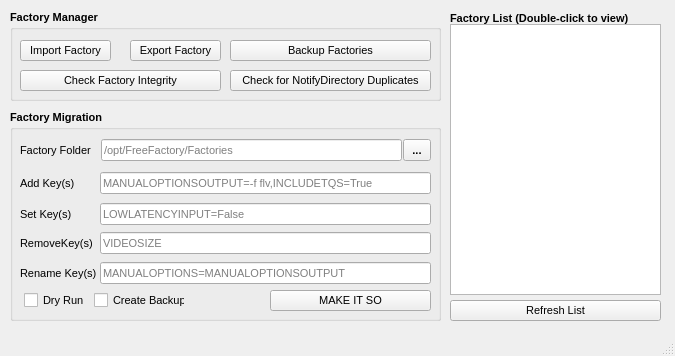
<?xml version="1.0" encoding="UTF-8"?>
<ui version="4.0">
 <class>FactoryTools</class>
 <widget class="QMainWindow" name="FactoryTools">
  <property name="geometry">
   <rect>
    <x>0</x>
    <y>0</y>
    <width>675</width>
    <height>356</height>
   </rect>
  </property>
  <property name="windowTitle">
   <string>FreeFactory Factory Tools by James Hines v0.05</string>
  </property>
  <widget class="QWidget" name="centralwidget">
   <widget class="QGroupBox" name="groupBox">
    <property name="geometry">
     <rect>
      <x>10</x>
      <y>10</y>
      <width>431</width>
      <height>91</height>
     </rect>
    </property>
    <property name="font">
     <font>
      <pointsize>8</pointsize>
      <bold>true</bold>
     </font>
    </property>
    <property name="title">
     <string>Factory Manager</string>
    </property>
    <widget class="QPushButton" name="ExportFactory">
     <property name="geometry">
      <rect>
       <x>120</x>
       <y>30</y>
       <width>91</width>
       <height>21</height>
      </rect>
     </property>
     <property name="font">
      <font>
       <pointsize>8</pointsize>
       <bold>false</bold>
      </font>
     </property>
     <property name="toolTip">
      <string>Allows Exporting factories from FreeFactory.</string>
     </property>
     <property name="text">
      <string>Export Factory</string>
     </property>
    </widget>
    <widget class="QPushButton" name="ImportFactory">
     <property name="geometry">
      <rect>
       <x>10</x>
       <y>30</y>
       <width>91</width>
       <height>21</height>
      </rect>
     </property>
     <property name="font">
      <font>
       <pointsize>8</pointsize>
       <bold>false</bold>
      </font>
     </property>
     <property name="toolTip">
      <string>Allows Importing factories into FreeFactory.</string>
     </property>
     <property name="text">
      <string>Import Factory</string>
     </property>
    </widget>
    <widget class="QPushButton" name="BackupFactories">
     <property name="geometry">
      <rect>
       <x>220</x>
       <y>30</y>
       <width>201</width>
       <height>21</height>
      </rect>
     </property>
     <property name="font">
      <font>
       <pointsize>8</pointsize>
       <bold>false</bold>
      </font>
     </property>
     <property name="toolTip">
      <string>Backup factories to .zip file.</string>
     </property>
     <property name="text">
      <string>Backup Factories</string>
     </property>
    </widget>
    <widget class="QPushButton" name="CheckFactoryIntegrity">
     <property name="geometry">
      <rect>
       <x>10</x>
       <y>60</y>
       <width>201</width>
       <height>21</height>
      </rect>
     </property>
     <property name="font">
      <font>
       <pointsize>8</pointsize>
       <bold>false</bold>
      </font>
     </property>
     <property name="toolTip">
      <string>Checks for bad keys and formatting.</string>
     </property>
     <property name="text">
      <string>Check Factory Integrity</string>
     </property>
    </widget>
    <widget class="QPushButton" name="CheckNotifyDuplicates">
     <property name="geometry">
      <rect>
       <x>220</x>
       <y>60</y>
       <width>201</width>
       <height>21</height>
      </rect>
     </property>
     <property name="font">
      <font>
       <pointsize>8</pointsize>
       <bold>false</bold>
      </font>
     </property>
     <property name="toolTip">
      <string>Checks for duplicate notify folders which should never exist.</string>
     </property>
     <property name="text">
      <string>Check for NotifyDirectory Duplicates</string>
     </property>
    </widget>
   </widget>
   <widget class="QGroupBox" name="groupBox_2">
    <property name="geometry">
     <rect>
      <x>10</x>
      <y>110</y>
      <width>431</width>
      <height>211</height>
     </rect>
    </property>
    <property name="font">
     <font>
      <pointsize>8</pointsize>
      <bold>true</bold>
     </font>
    </property>
    <property name="title">
     <string>Factory Migration</string>
    </property>
    <widget class="QToolButton" name="buttonSelectFactoryDir">
     <property name="geometry">
      <rect>
       <x>393</x>
       <y>29</y>
       <width>28</width>
       <height>22</height>
      </rect>
     </property>
     <property name="text">
      <string>...</string>
     </property>
    </widget>
    <widget class="QLineEdit" name="PathtoFactoryFolders">
     <property name="geometry">
      <rect>
       <x>91</x>
       <y>29</y>
       <width>301</width>
       <height>22</height>
      </rect>
     </property>
     <property name="font">
      <font>
       <pointsize>8</pointsize>
       <bold>false</bold>
      </font>
     </property>
     <property name="toolTip">
      <string>Select your Factories Folder Path.
Pulls from ~/.freefactoryrc if present.</string>
     </property>
     <property name="placeholderText">
      <string>/opt/FreeFactory/Factories</string>
     </property>
    </widget>
    <widget class="QLabel" name="label">
     <property name="geometry">
      <rect>
       <x>10</x>
       <y>32</y>
       <width>81</width>
       <height>16</height>
      </rect>
     </property>
     <property name="font">
      <font>
       <pointsize>8</pointsize>
       <bold>false</bold>
      </font>
     </property>
     <property name="text">
      <string>Factory Folder</string>
     </property>
    </widget>
    <widget class="QLabel" name="label_2">
     <property name="geometry">
      <rect>
       <x>10</x>
       <y>65</y>
       <width>61</width>
       <height>16</height>
      </rect>
     </property>
     <property name="font">
      <font>
       <pointsize>8</pointsize>
       <bold>false</bold>
      </font>
     </property>
     <property name="text">
      <string>Add Key(s)</string>
     </property>
    </widget>
    <widget class="QLineEdit" name="AddKeys">
     <property name="geometry">
      <rect>
       <x>90</x>
       <y>62</y>
       <width>331</width>
       <height>22</height>
      </rect>
     </property>
     <property name="font">
      <font>
       <pointsize>8</pointsize>
       <bold>false</bold>
      </font>
     </property>
     <property name="toolTip">
      <string>Add key=value pairs ONLY if missing (comma-separated)</string>
     </property>
     <property name="placeholderText">
      <string>MANUALOPTIONSOUTPUT=-f flv,INCLUDETQS=True</string>
     </property>
    </widget>
    <widget class="QLineEdit" name="SetKeys">
     <property name="geometry">
      <rect>
       <x>90</x>
       <y>93</y>
       <width>331</width>
       <height>22</height>
      </rect>
     </property>
     <property name="font">
      <font>
       <pointsize>8</pointsize>
       <bold>false</bold>
      </font>
     </property>
     <property name="toolTip">
      <string>Force-set/override key=value pairs (comma-separated)</string>
     </property>
     <property name="placeholderText">
      <string>LOWLATENCYINPUT=False</string>
     </property>
    </widget>
    <widget class="QLabel" name="label_3">
     <property name="geometry">
      <rect>
       <x>10</x>
       <y>96</y>
       <width>61</width>
       <height>16</height>
      </rect>
     </property>
     <property name="font">
      <font>
       <pointsize>8</pointsize>
       <bold>false</bold>
      </font>
     </property>
     <property name="text">
      <string>Set Key(s)</string>
     </property>
    </widget>
    <widget class="QLabel" name="label_4">
     <property name="geometry">
      <rect>
       <x>10</x>
       <y>125</y>
       <width>81</width>
       <height>16</height>
      </rect>
     </property>
     <property name="font">
      <font>
       <pointsize>8</pointsize>
       <bold>false</bold>
      </font>
     </property>
     <property name="text">
      <string>RemoveKey(s)</string>
     </property>
    </widget>
    <widget class="QLineEdit" name="RemoveKeys">
     <property name="geometry">
      <rect>
       <x>90</x>
       <y>122</y>
       <width>331</width>
       <height>22</height>
      </rect>
     </property>
     <property name="font">
      <font>
       <pointsize>8</pointsize>
       <bold>false</bold>
      </font>
     </property>
     <property name="toolTip">
      <string>Remove keys (comma-separated)</string>
     </property>
     <property name="placeholderText">
      <string>VIDEOSIZE</string>
     </property>
    </widget>
    <widget class="QCheckBox" name="checkDryRun">
     <property name="geometry">
      <rect>
       <x>14</x>
       <y>180</y>
       <width>82</width>
       <height>20</height>
      </rect>
     </property>
     <property name="font">
      <font>
       <pointsize>8</pointsize>
       <bold>false</bold>
      </font>
     </property>
     <property name="toolTip">
      <string>Reports on what it's going to do
without doing anything.</string>
     </property>
     <property name="text">
      <string>Dry Run</string>
     </property>
    </widget>
    <widget class="QCheckBox" name="checkCreateBackups">
     <property name="geometry">
      <rect>
       <x>84</x>
       <y>180</y>
       <width>91</width>
       <height>20</height>
      </rect>
     </property>
     <property name="font">
      <font>
       <pointsize>8</pointsize>
       <bold>false</bold>
      </font>
     </property>
     <property name="toolTip">
      <string>Create .bak backups (opt-in)</string>
     </property>
     <property name="text">
      <string>Create Backup</string>
     </property>
    </widget>
    <widget class="QLineEdit" name="RenameKeys">
     <property name="geometry">
      <rect>
       <x>90</x>
       <y>152</y>
       <width>331</width>
       <height>22</height>
      </rect>
     </property>
     <property name="font">
      <font>
       <pointsize>8</pointsize>
       <bold>false</bold>
      </font>
     </property>
     <property name="toolTip">
      <string>Rename keys (comma-separated OLD=NEW pairs)</string>
     </property>
     <property name="placeholderText">
      <string>MANUALOPTIONS=MANUALOPTIONSOUTPUT</string>
     </property>
    </widget>
    <widget class="QLabel" name="label_5">
     <property name="geometry">
      <rect>
       <x>10</x>
       <y>155</y>
       <width>81</width>
       <height>16</height>
      </rect>
     </property>
     <property name="font">
      <font>
       <pointsize>8</pointsize>
       <bold>false</bold>
      </font>
     </property>
     <property name="text">
      <string>Rename Key(s)</string>
     </property>
    </widget>
    <widget class="QPushButton" name="CommitChanges">
     <property name="geometry">
      <rect>
       <x>260</x>
       <y>180</y>
       <width>161</width>
       <height>21</height>
      </rect>
     </property>
     <property name="font">
      <font>
       <pointsize>8</pointsize>
       <bold>false</bold>
      </font>
     </property>
     <property name="toolTip">
      <string>Commits changes.</string>
     </property>
     <property name="text">
      <string>MAKE IT SO</string>
     </property>
    </widget>
   </widget>
   <widget class="QListWidget" name="listFactoryFiles">
    <property name="geometry">
     <rect>
      <x>450</x>
      <y>24</y>
      <width>211</width>
      <height>271</height>
     </rect>
    </property>
    <property name="font">
     <font>
      <pointsize>8</pointsize>
      <bold>false</bold>
     </font>
    </property>
   </widget>
   <widget class="QLabel" name="label_6">
    <property name="geometry">
     <rect>
      <x>450</x>
      <y>10</y>
      <width>211</width>
      <height>16</height>
     </rect>
    </property>
    <property name="font">
     <font>
      <pointsize>8</pointsize>
      <bold>true</bold>
     </font>
    </property>
    <property name="text">
     <string>Factory List (Double-click to view)</string>
    </property>
   </widget>
   <widget class="QPushButton" name="RefreshList">
    <property name="geometry">
     <rect>
      <x>450</x>
      <y>300</y>
      <width>211</width>
      <height>21</height>
     </rect>
    </property>
    <property name="font">
     <font>
      <pointsize>8</pointsize>
      <bold>false</bold>
     </font>
    </property>
    <property name="text">
     <string>Refresh List</string>
    </property>
   </widget>
  </widget>
  <widget class="QStatusBar" name="statusbar"/>
  <action name="actionView_Specific_Factory">
   <property name="text">
    <string>View Specific Factory</string>
   </property>
  </action>
 </widget>
 <resources/>
 <connections/>
</ui>
